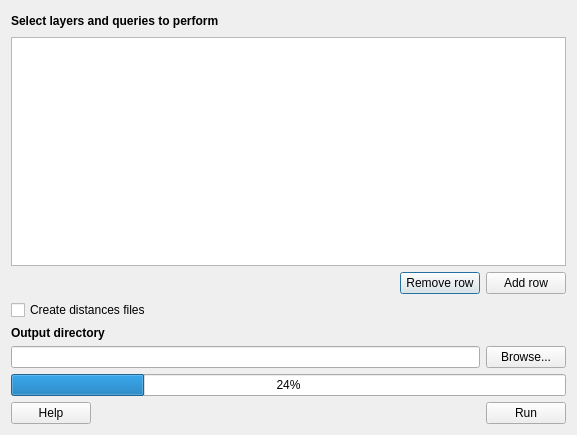
<?xml version="1.0" encoding="UTF-8"?>
<ui version="4.0">
 <class>ConeforDialog</class>
 <widget class="QDialog" name="ConeforDialog">
  <property name="geometry">
   <rect>
    <x>0</x>
    <y>0</y>
    <width>577</width>
    <height>435</height>
   </rect>
  </property>
  <property name="windowTitle">
   <string>Dialog</string>
  </property>
  <layout class="QGridLayout" name="gridLayout">
   <item row="0" column="0">
    <layout class="QHBoxLayout" name="horizontalLayout_3">
     <item>
      <widget class="QLabel" name="layers_la">
       <property name="text">
        <string>&lt;html&gt;&lt;head/&gt;&lt;body&gt;&lt;p&gt;&lt;span style=&quot; font-weight:600;&quot;&gt;Select layers and queries to perform&lt;/span&gt;&lt;/p&gt;&lt;/body&gt;&lt;/html&gt;</string>
       </property>
      </widget>
     </item>
     <item>
      <spacer name="horizontalSpacer_3">
       <property name="orientation">
        <enum>Qt::Horizontal</enum>
       </property>
       <property name="sizeHint" stdset="0">
        <size>
         <width>40</width>
         <height>20</height>
        </size>
       </property>
      </spacer>
     </item>
    </layout>
   </item>
   <item row="1" column="0">
    <widget class="QTableView" name="tableView">
     <property name="editTriggers">
      <set>QAbstractItemView::AllEditTriggers</set>
     </property>
     <property name="alternatingRowColors">
      <bool>true</bool>
     </property>
     <property name="selectionMode">
      <enum>QAbstractItemView::SingleSelection</enum>
     </property>
     <attribute name="horizontalHeaderDefaultSectionSize">
      <number>90</number>
     </attribute>
     <attribute name="horizontalHeaderStretchLastSection">
      <bool>true</bool>
     </attribute>
     <attribute name="verticalHeaderVisible">
      <bool>false</bool>
     </attribute>
    </widget>
   </item>
   <item row="2" column="0">
    <layout class="QHBoxLayout" name="horizontalLayout_4">
     <item>
      <spacer name="horizontalSpacer">
       <property name="orientation">
        <enum>Qt::Horizontal</enum>
       </property>
       <property name="sizeHint" stdset="0">
        <size>
         <width>268</width>
         <height>20</height>
        </size>
       </property>
      </spacer>
     </item>
     <item>
      <widget class="QPushButton" name="remove_row_btn">
       <property name="text">
        <string>Remove row</string>
       </property>
      </widget>
     </item>
     <item>
      <widget class="QPushButton" name="add_row_btn">
       <property name="text">
        <string>Add row</string>
       </property>
      </widget>
     </item>
    </layout>
   </item>
   <item row="3" column="0">
    <layout class="QHBoxLayout" name="horizontalLayout">
     <item>
      <widget class="QCheckBox" name="create_distances_files_chb">
       <property name="text">
        <string>Create distances files</string>
       </property>
      </widget>
     </item>
     <item>
      <spacer name="horizontalSpacer_4">
       <property name="orientation">
        <enum>Qt::Horizontal</enum>
       </property>
       <property name="sizeHint" stdset="0">
        <size>
         <width>40</width>
         <height>20</height>
        </size>
       </property>
      </spacer>
     </item>
    </layout>
   </item>
   <item row="4" column="0">
    <widget class="QLabel" name="output_la">
     <property name="text">
      <string>&lt;html&gt;&lt;head/&gt;&lt;body&gt;&lt;p&gt;&lt;span style=&quot; font-weight:600;&quot;&gt;Output directory&lt;/span&gt;&lt;/p&gt;&lt;/body&gt;&lt;/html&gt;</string>
     </property>
     <property name="buddy">
      <cstring>output_dir_le</cstring>
     </property>
    </widget>
   </item>
   <item row="5" column="0">
    <layout class="QHBoxLayout" name="horizontalLayout_2">
     <item>
      <widget class="QLineEdit" name="output_dir_le"/>
     </item>
     <item>
      <widget class="QPushButton" name="output_dir_btn">
       <property name="text">
        <string>Browse...</string>
       </property>
      </widget>
     </item>
    </layout>
   </item>
   <item row="6" column="0">
    <widget class="QProgressBar" name="progressBar">
     <property name="value">
      <number>24</number>
     </property>
    </widget>
   </item>
   <item row="7" column="0">
    <layout class="QHBoxLayout" name="horizontalLayout_5">
     <item>
      <widget class="QPushButton" name="help_btn">
       <property name="text">
        <string>Help</string>
       </property>
      </widget>
     </item>
     <item>
      <spacer name="horizontalSpacer_2">
       <property name="orientation">
        <enum>Qt::Horizontal</enum>
       </property>
       <property name="sizeHint" stdset="0">
        <size>
         <width>40</width>
         <height>20</height>
        </size>
       </property>
      </spacer>
     </item>
     <item>
      <widget class="QPushButton" name="run_btn">
       <property name="text">
        <string>Run</string>
       </property>
      </widget>
     </item>
    </layout>
   </item>
  </layout>
 </widget>
 <tabstops>
  <tabstop>add_row_btn</tabstop>
  <tabstop>remove_row_btn</tabstop>
  <tabstop>create_distances_files_chb</tabstop>
  <tabstop>output_dir_btn</tabstop>
  <tabstop>output_dir_le</tabstop>
  <tabstop>run_btn</tabstop>
  <tabstop>help_btn</tabstop>
 </tabstops>
 <resources>
  <include location="resources.qrc"/>
 </resources>
 <connections/>
</ui>
